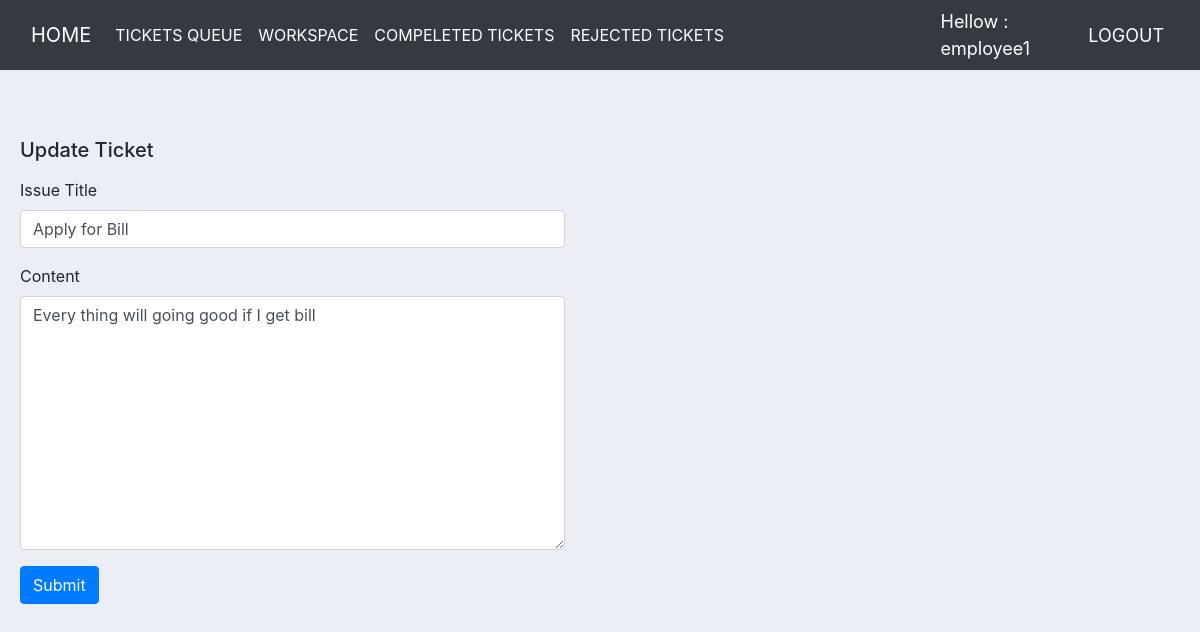
Page /ticket/update_ticket/3/ (signed in) on the committed database.
### users/models.py (models this page shows)
class User(AbstractUser):
    is_student = models.BooleanField(default=False)
    is_employee = models.BooleanField(default=False)
    name = models.CharField(max_length=20, null=True, blank=True)
    surename = models.CharField(max_length=20, null=True, blank=True)
    address = models.CharField(max_length=20, null=True, blank=True)
    city = models.CharField(max_length=20, null=True, blank=True)
    country = models.CharField(max_length=20, null=True, blank=True)
    birth_date = models.DateTimeField(null=True, blank=True)
    std_pic = models.ImageField(upload_to='images',null=True, blank=True)
    std_pic_pass_fro = models.ImageField(upload_to='images',null=True, blank=True)
    std_pic_pass_bac = models.ImageField(upload_to='images',null=True, blank=True)
    def __str__(self):
        return self.username

### ticket/models.py (models this page shows, shortened)
class Ticket(models.Model):
    TASK = (
        ('Opening','Opening'),
        ('Processing','Processing'),
        ('Completed','Completed'),
        ('Rejected','Rejected'),
        )
    ticket_number = models.UUIDField(default=uuid.uuid4)
    title = models.CharField(max_length=100)
    content = models.TextField()
    created_by = models.ForeignKey(User, on_delete=models.CASCADE, related_name='created_by')
    assigned_to = models.ForeignKey(User, on_delete=models.DO_NOTHING, null=True, blank=True)
    date_created = models.DateTimeField(auto_now_add=True)
    accepted_date = models.DateTimeField(null=True, blank=True)
    closed_date = models.DateTimeField(null=True , blank=True)
    ticket_status = models.CharField(max_length=15, choices=TASK)
    is_resolved = models.BooleanField(default=False)
    is_deleted = models.BooleanField(default=False)
    is_archived = models.BooleanField(default=False)

### ticket/views.py (the view)
# urls.py: path('update_ticket/<int:pk>/', views.update_ticket, name='update_ticket'),
@login_required
def update_ticket(request, pk):
    ticket = Ticket.objects.get(pk=pk)
    if not ticket.is_resolved:
        if request.method == 'POST':
            form = CreateTicketForm(request.POST, instance=ticket)
            if form.is_valid():
                form.save()
                messages.info(request, 'Your Ticket Has Been Updated , Changed Will Be Saved ...!')
                return redirect('dashboard')
            else:
                messages.warning(request, 'Sorry ! Something Went Wrong , Your Ticket Has Not Been Submitted  ...!!')
        else:
            form = UpdateTicketForm(instance=ticket)
            context = {'form':form}
            return render(request, 'ticket/update_ticket.html', context)
    else:
        messages.warning(request, 'Sorry ! You Can Not Update Ticket , Your Ticket Has Not Been On Progress  ...!!')
        return redirect('dashboard')

### ticket/form.py
class UpdateTicketForm(forms.ModelForm):
    class Meta:
        model = Ticket
        fields = ['title','content']

### templates/ticket/update_ticket.html (shortened to what this page needs)
{% extends 'base.html' %}
{% load widget_tweaks %}
{% block content %}
<div class="row">
    <div class="col-md-6">
        <div class="card-body">
            <h5 class="card-title mb-3">Update Ticket</h5>
            <form method="POST">
                <div class="mb-3">
                    <label for="exampleInputEmail1" class="form-label">Issue Title</label>
                    {% render_field form.title class="form-control" %}
                </div>
                <div class="mb-3">
                    <label for="exampleInputEmail1" class="form-label">Content</label>
                    {% render_field form.content class="form-control" %}
                </div>
                <button class="btn btn-primary">Submit</button>
            </form>
        </div>
    </div>
</div>
{% endblock content %}

### templates/users/base.html (shortened to what this page needs)
<!DOCTYPE html>
<html lang="en">
<head>
</head>
<body>
    {% if request.user.is_student %}
    <nav class="navbar navbar-expand-lg navbar-dark bg-dark">
        <div class="container-fluid">
            <a class="navbar-brand" href="/">HOME</a>
            <button class="navbar-toggler" type="button" data-bs-toggle="collaps"
                data-target="#navbarSupportedContent" aria-controls="navbarSupportedContent" aria-expanded="false"
                aria-label="Toggle navigation">
                <span class="navbar-toggler-icon"></span>
            </button>
            <div class="collapse navbar-collapse" id="navbarSupportedContent">
                <ul class="navbar-nav me-auto mb-2 mb-lg-0">
                  <li class="nav-item">
                      <a class="nav-link active" href="{% url 'create_ticket' %}"> CREATE TICKET </a>
                    </li>
                  <li class="nav-item">
                      <a class="nav-link active" href="{% url 'all_tickets' %}"> VIEW TICKETS</a>
                  </li>
                  <li class="nav-item">
                    <a class="nav-link active" href="{% url 'update_student' user.pk %}"> UPDATE STUDENT</a>
                </li>
                <li class="nav-item">
                  <a class="nav-link active" href="{% url 'student_details' %}"> STUDENT DETAILS</a>
              </li>
                </ul>
              </div>
        </div>
        <span class="hellow-msg">Hellow : {{request.user}}</span>
        <span ><a class="hellow-msg" href="{% url 'logout' %}">LOGOUT</a></span>
    </nav>
    {% elif request.user.is_employee %}
    <nav class="navbar navbar-expand-lg navbar-dark bg-dark">
        <div class="container-fluid">
            <a class="navbar-brand" href="/">HOME</a>
            <div class="collapse navbar-collapse" id="navbarSupportedContent">
                <ul class="navbar-nav me-auto mb-2 mb-lg-0">
                  <li class="nav-item">
                   <a class="nav-link active" href="{% url 'ticket_queue' %}"> TICKETS QUEUE </a>
                  </li>
                  <li class="nav-item">
                    <a class="nav-link active" href="{% url 'workspace' %}"> WORKSPACE</a>
                  </li>
                  <li class="nav-item">
                    <a class="nav-link active" href="{% url 'all_closed_tickets' %}"> COMPELETED TICKETS</a>
                  </li>
                  <li class="nav-item">
                    <a class="nav-link active" href="{% url 'all_rejected_tickets' %}"> REJECTED TICKETS</a>
                  </li>
                </ul>
              </div>
        </div>
        <span class="hellow-msg">Hellow : {{request.user}}</span>
        <span ><a class="hellow-msg" href="{% url 'logout' %}">LOGOUT</a></span>
    </nav>
    {% endif %}
</body>
</html>

### templates/base.html (style rules this page uses)
body { background-color: #ebeff5; }

### templates/users/base.html (style rules this page uses)
.hellow-msg { font-size: 18px; color: #fff; margin-right: 20px ; }

### rows in the picture
User: user "employee1"
Ticket: title "Apply for Bill", content "Every thing will going good if I get bill"
